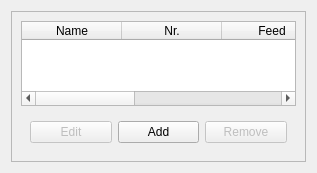
            <widget class="QWidget" name="page">
              <property name="geometry">
                <rect>
                  <x>0</x>
                  <y>0</y>
                  <width>317</width>
                  <height>173</height>
                </rect>
              </property>
              <attribute name="label">
                <string>Tools</string>
              </attribute>
              <layout class="QVBoxLayout" name="verticalLayout_7">
                <item>
                  <widget class="QFrame" name="frame_2">
                    <property name="frameShape">
                      <enum>QFrame::StyledPanel</enum>
                    </property>
                    <property name="frameShadow">
                      <enum>QFrame::Raised</enum>
                    </property>
                    <layout class="QVBoxLayout" name="verticalLayout_6">
                      <item>
                        <widget class="QTableWidget" name="toolControllerList">
                          <attribute name="verticalHeaderVisible">
                            <bool>false</bool>
                          </attribute>
                          <column>
                            <property name="text">
                              <string>Name</string>
                            </property>
                          </column>
                          <column>
                            <property name="text">
                              <string>Nr.</string>
                            </property>
                          </column>
                          <column>
                            <property name="text">
                              <string>Feed</string>
                            </property>
                            <property name="icon">
                              <iconset theme="object-flip-horizontal"><normaloff>../../../../../../../../.designer/backup</normaloff>../../../../../../../../.designer/backup</iconset>
                            </property>
                          </column>
                          <column>
                            <property name="text">
                              <string>Feed</string>
                            </property>
                            <property name="icon">
                              <iconset theme="object-flip-vertical"><normaloff>../../../../../../../../.designer/backup</normaloff>../../../../../../../../.designer/backup</iconset>
                            </property>
                          </column>
                          <column>
                            <property name="text">
                              <string>Spindle</string>
                            </property>
                          </column>
                        </widget>
                      </item>
                      <item>
                        <widget class="QWidget" name="widget_4" native="true">
                          <layout class="QHBoxLayout" name="horizontalLayout_2">
                            <item>
                              <widget class="QPushButton" name="toolControllerEdit">
                                <property name="enabled">
                                  <bool>false</bool>
                                </property>
                                <property name="text">
                                  <string>Edit</string>
                                </property>
                              </widget>
                            </item>
                            <item>
                              <widget class="QPushButton" name="toolControllerAdd">
                                <property name="text">
                                  <string>Add</string>
                                </property>
                              </widget>
                            </item>
                            <item>
                              <widget class="QPushButton" name="toolControllerDelete">
                                <property name="enabled">
                                  <bool>false</bool>
                                </property>
                                <property name="text">
                                  <string>Remove</string>
                                </property>
                              </widget>
                            </item>
                          </layout>
                        </widget>
                      </item>
                    </layout>
                  </widget>
                </item>
              </layout>
            </widget>
